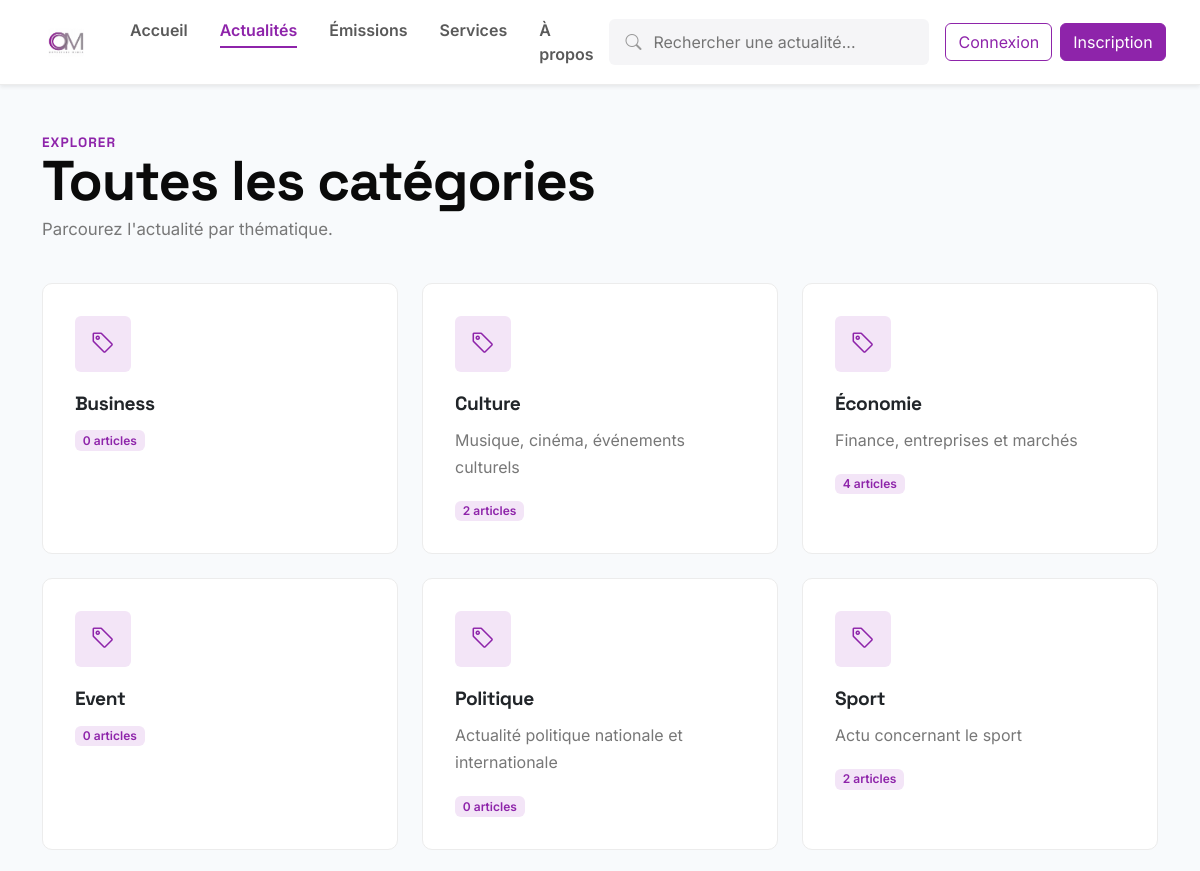
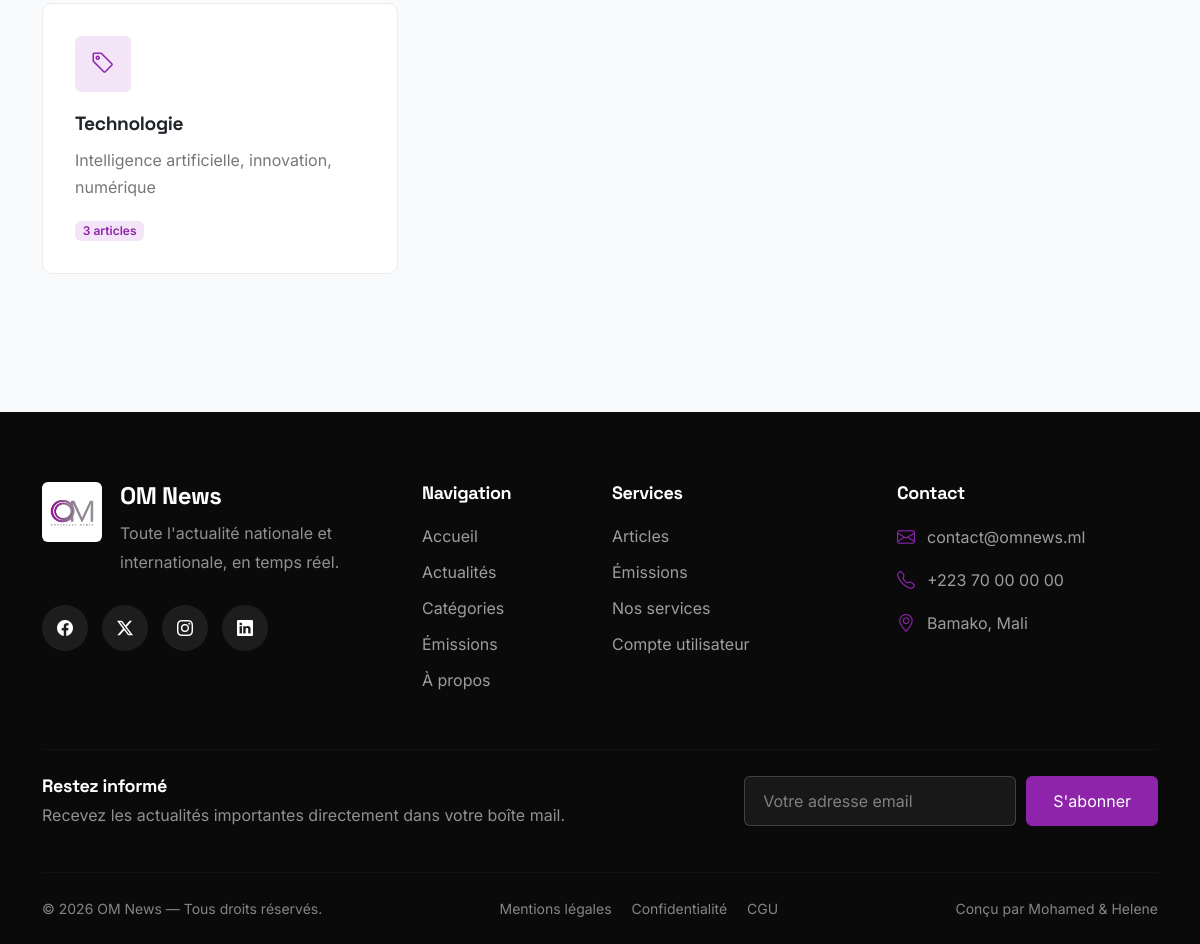
Screenshot of /blog/categories/ with the database file from the repository (2 pictures, top to bottom).
### blog/models.py (models this page shows, shortened)
class Category(models.Model):
    name = models.CharField(max_length=100, unique=True)
    slug = models.SlugField(
        unique=True,
        blank=True
    )
    description = models.TextField(blank=True)
    created_at = models.DateTimeField(auto_now_add=True)
    class Meta:
        ordering = ["name"]
        verbose_name = "Catégorie"
        verbose_name_plural = "Catégories"

### blog/views.py (the view)
# urls.py: path("categories/", views.categories_index, name="blog.categories"),
def categories_index(request):
    categories = Category.objects.annotate(
        published_count=models.Count(
            "posts",
            filter=models.Q(posts__status="Published")
        )
    )
    return render(
        request,
        "blog/categories.html",
        {"categories": categories}
    )

### dashboard/context_processors.py (called while the page is built, shortened)
def sidebar_counts(request):
    if not request.path.startswith("/dashboard/"):
        return {}

### blog/templates/blog/categories.html (shortened to what this page needs)
{% extends 'base.html' %}
{% block content %}
<div class="container py-5">
  <div class="page-header">
    <div class="eyebrow">Explorer</div>
    <h1>Toutes les catégories</h1>
    <p>Parcourez l'actualité par thématique.</p>
  </div>
  <div class="row g-4">
    {% for category in categories %}
    <div class="col-lg-4 col-md-6">
      <a href="{% url 'blog.category_detail' category.slug %}" class="text-decoration-none">
        <div class="service-card">
          <div class="service-icon"><i class="bi bi-tag"></i></div>
          <h4 class="text-dark">{{ category.name }}</h4>
          {% if category.description %}
          <p class="mb-3">{{ category.description }}</p>
          {% endif %}
          <span class="badge rounded-pill badge-brand">
            {{ category.published_count }} article{{ category.published_count|pluralize }}
          </span>
        </div>
      </a>
    </div>
    {% empty %}
    <div class="col-12">
      <div class="alert alert-warning">Aucune catégorie pour le moment.</div>
    </div>
    {% endfor %}
  </div>
</div>
{% endblock %}

### static/css/style.css (style rules this page uses)
:root { --primary: #8E24AA; --primary-dark: #6A1B9A; --primary-light: #F3E5F7; --secondary: #8D8698; --background: #f8fafc; --white: #ffffff; --text: #0a0a0a; --ink: #0a0a0a; --paper: #ffffff; --radius: 10px; --radius-sm: 6px; --shadow: 0 1px 3px rgba(0, 0, 0, .06); --border-soft: 1px solid #ececec; --font-display: 'Space Grotesk', 'Inter', sans-serif; --font-body: 'Inter', sans-serif; --bs-primary: var(--primary); --bs-primary-rgb: 142, 36, 170; --bs-link-color: var(--primary); --bs-link-color-rgb: 142, 36, 170; --bs-link-hover-color: var(--primary-dark); --bs-link-hover-color-rgb: 106, 27, 154; --bs-focus-ring-color: rgba(142, 36, 170, .25); --bs-border-radius: var(--radius-sm); --bs-border-radius-sm: var(--radius-sm); --bs-border-radius-lg: var(--radius); --bs-border-radius-xl: var(--radius); --bs-border-radius-2xl: var(--radius); --bs-border-radius-pill: var(--radius-sm); }
body { margin: 0; padding: 0; font-family: var(--font-body); background: var(--background); color: var(--text); }
h1, h2, h3, h4, h5, h6, .hero h1, .article-title, .news-title, .page-header h1, .page-header h2, .eyebrow { font-family: var(--font-display); letter-spacing: -0.02em; font-weight: 700; }
.badge-brand { background: var(--primary-light); color: var(--primary); font-weight: 600; }
.page-header { margin-bottom: 40px; }
.page-header .eyebrow { color: var(--primary); font-weight: 700; font-size: .85rem; text-transform: uppercase; letter-spacing: .08em; }
.page-header h1, .page-header h2 { font-size: clamp(32px, 5vw, 56px); font-weight: 700; line-height: 1; }
.page-header p { color: #777; font-size: 1.05rem; max-width: 640px; }
.service-card { background: #fff; border-radius: var(--radius); border: var(--border-soft); padding: 32px; height: 100%; transition: .2s; }
.service-icon { width: 56px; height: 56px; display: flex; align-items: center; justify-content: center; border-radius: var(--radius-sm); background: var(--primary-light); color: var(--primary); font-size: 24px; margin-bottom: 20px; }
.service-card h4 { font-weight: 700; font-size: 1.2rem; margin-bottom: 12px; }
.service-card p { color: #777; line-height: 1.7; margin-bottom: 0; }
.eyebrow { color: var(--primary); font-weight: 700; font-size: .85rem; text-transform: uppercase; letter-spacing: .08em; }

### rows the page displays
Category: name "Business", published_count "0"
Category: name "Culture", description "Musique, cinéma, événements culturels", published_count "2"
Category: name "Économie", description "Finance, entreprises et marchés", published_count "4"
Category: name "Event", published_count "0"
Category: name "Politique", description "Actualité politique nationale et internationale", published_count "0"
Category: name "Sport", description "Actu concernant le sport", published_count "2"
Category: name "Technologie", description "Intelligence artificielle, innovation, numérique", published_count "3"
